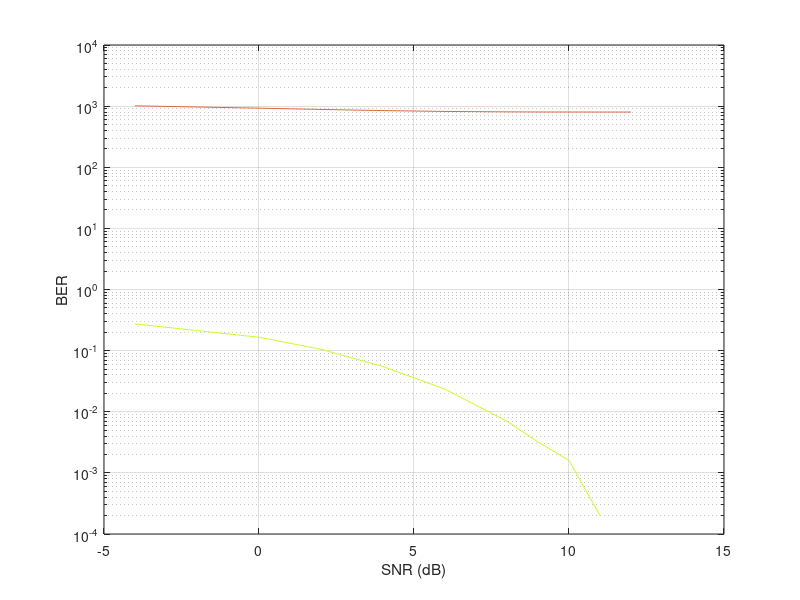

Write MATLAB code to recreate this figure.
clear all; clc;
SNR = [-4 0 2:2:8 9:12]; % signal-to-noise ration (dB)
F = 5; % number of frames
M = length(SNR);
Len = 1e3; % number of data bits per frame
ber = zeros(1, M);
for ii = 1 : M
    n = 0; % number of errors
    for jj = 1 : F
        %fprintf('SNR = %f, frame = %d / %d\n', SNR(ii), jj, F);
        b = randsrc(1,Len,[0,1]); % information bits
        t = 2 * b - 1; % BPSK modulation
        r = awgn(t,SNR(ii)); % adding noise
        bb = r > 0; % demodulation and decision
        n = n + nnz(bb-b);
    end
    ber(ii) = n / Len / F;
end
figure(1); semilogy(SNR, ber, 'color', rand(1, 3)); grid on; hold on;
xlabel('SNR (dB)'); ylabel('BER');

%%
clear all; clc;
Er = 200; % number of error needed for each SNR value
maxF = 8e3; % maximum number of transmitted frames for each SNR value
SNR = [-4 0 2:2:8 9:12]; % signal-to-noise ration (dB)
F = 5; % number of frames
M = length(SNR);
Len = 1e3; % number of data bits per frame
ber = zeros(1, M);
for ii = 1 : M
n = 0; % number of errors
for jj = 1 : maxF
fprintf('SNR = %f, frame = %d / %d\n', SNR(ii), jj, maxF);

if n < Er || jj <= maxF
    b = randsrc(1,Len); % information bits
    t = 2 * b - 1; % BPSK modulation
    r = awgn(t,SNR(ii)); % adding noise
    bb = r > 0; % demodulation and decision
    n = n + nnz(bb-b);
end

end
ber(ii) = n / Len / F;
end
figure(1); semilogy(SNR, ber, 'color', rand(1, 3)); grid on; hold on;
xlabel('SNR (dB)'); ylabel('BER');
%%
clear all
clc
SNR = [-4 0 2:2:8 9:12] -3; % signal-to-noise ration (dB)
